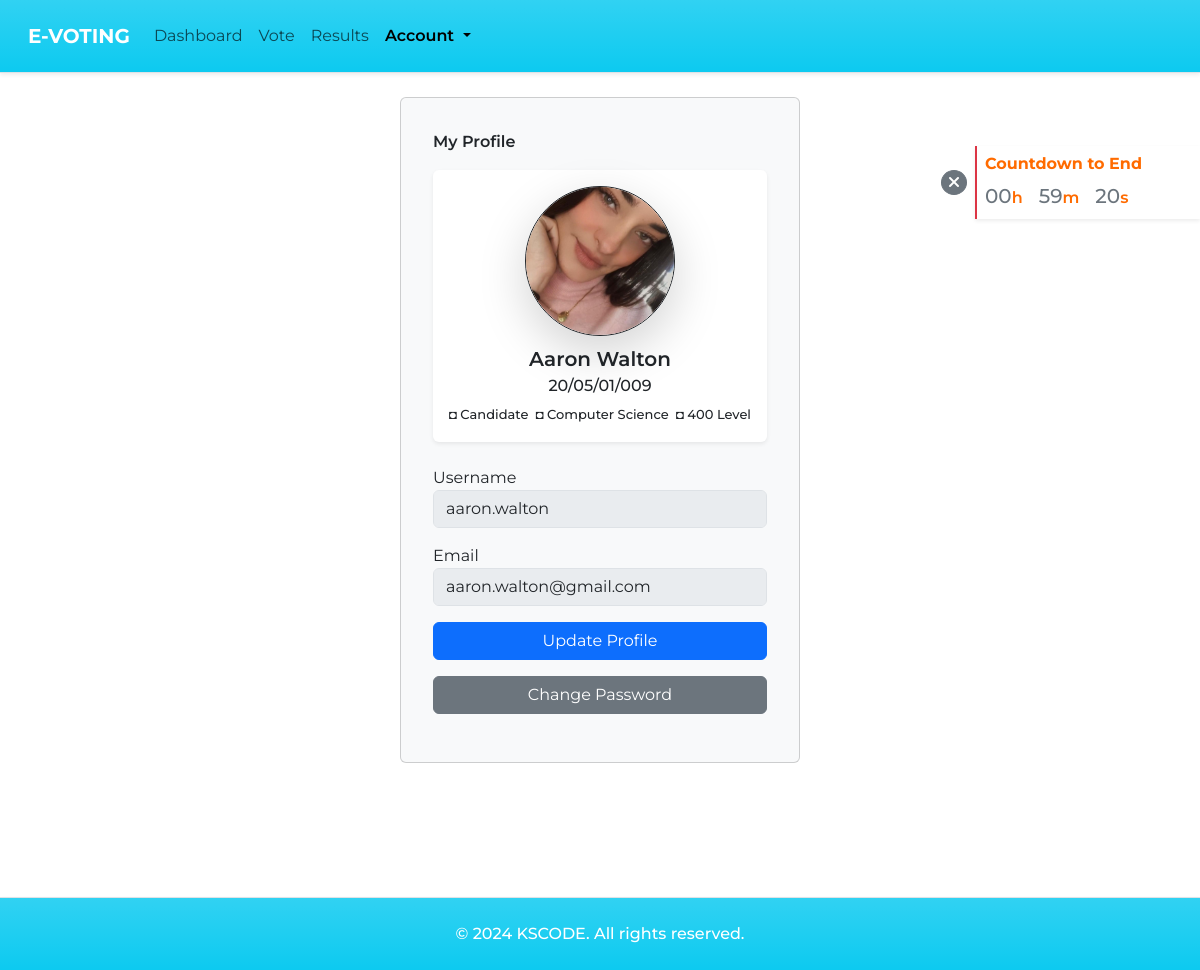
The page /v/aaron.walton/profile/ (signed in) on the database its author committed.
### accounts/models.py (models this page shows, shortened)
class Account(AbstractBaseUser, PermissionsMixin):
    id = models.UUIDField(primary_key=True, default=uuid.uuid4, unique=True, editable=False)
    email = models.EmailField(_('email address'), unique=True)
    username = models.CharField(_('username'), max_length=150, unique=True)
    matric_number = models.CharField(_('matric number'), max_length=20, blank=True, null=True)
    date_joined = models.DateTimeField(_('date joined'), auto_now_add=True)
    is_active = models.BooleanField(_('active'), default=True)
    is_staff = models.BooleanField(_('staff status'), default=False)
    profile_image = models.ImageField(upload_to=get_profile_image_filepath, default=get_profile_image, blank=True, null=True)
    is_student = models.BooleanField(default=False)
    is_candidate = models.BooleanField(default=False)
    objects = MyAccountManager()
    USERNAME_FIELD = 'email'
    REQUIRED_FIELDS = ['username']
    def get_profile_image_filepath(self):
        return str(self.profile_image)[str(self.profile_image).index('profile_images/' + str(self.pk) + "/"):]
    class Meta:
        verbose_name = _('account')
        verbose_name_plural = _('accounts')

### students/models.py (models this page shows, shortened)
class Student(models.Model):
    LEVEL_CHOICES = [
        ('100', '100 Level'),
        ('200', '200 Level'),
        ('300', '300 Level'),
        ('400', '400 Level'),
        ('500', '500 Level'),
    ]
    GENDER_CHOICES = [
        ('M', 'Male'),
        ('F', 'Female'),
    ]
    RELIGION_CHOICES = [
        ("CHRISTIANITY", 'Christianity'),
        ("ISLAM", 'Islam'),
        ("OTHER", 'Other'),
    ]
    id = models.UUIDField(primary_key=True, default=uuid.uuid4, editable=False)
    fullname = models.CharField(max_length=100)
    email = models.EmailField(unique=True)
    religion = models.CharField(max_length=20, choices=RELIGION_CHOICES)
    gender = models.CharField(max_length=10, blank=False, null=False, choices=GENDER_CHOICES)
    student_id = models.CharField(max_length=3, db_index=True, editable=False)
    matric_number = models.CharField(max_length=20, unique=True, editable=False)
    level = models.CharField(max_length=50, choices=LEVEL_CHOICES)
    faculty = models.ForeignKey(Faculty, on_delete=models.CASCADE)
    department = models.ForeignKey(Department, on_delete=models.CASCADE)
    year_of_admission = models.DateField()
    profile = models.ImageField(upload_to='student_profiles/', blank=True, null=True)
    user = models.OneToOneField(settings.AUTH_USER_MODEL, on_delete=models.SET_NULL, null=True, blank=True)

class Department(models.Model):
    department_code = models.CharField(max_length=2)
    department_name = models.CharField(max_length=50, unique=True)
    faculty = models.ForeignKey(Faculty, on_delete=models.CASCADE)
    def __str__(self):
        return f"{self.department_name}"

### voteapp/views.py (the view)
# urls.py: path('<user_username>/profile/', views.profile_view, name='profile'),
def profile_view(request, *args, **kwargs):
    context = {}
    if not request.user.is_authenticated:
        return redirect('login')
    username = kwargs.get('user_username')
    account = get_object_or_404(Account, username=username)
    if account != request.user:
        return HttpResponse('You are not the authenticated user')
    if request.user.is_staff:
        return redirect('admin:index')
    context = election_view(request)
    return render(request, 'voteapp/profile.html', context)

### voteapp/templates/voteapp/profile.html (shortened to what this page needs)
{% extends 'base.html' %}
{% load static %}
{% block countdown %}
    {% include 'snippets/countdown_set.html' %}
{% endblock countdown %}
{% block content %}
<div class="d-flex justify-content-center align-items-center">
    <div class="card mt-4 bg-light shadow-md p-md-3" style="width: 400px;">
        <div class="card-body">
            <p class="mb-3 fw-semibold">My Profile</p>
            <div class="user-profile-bio bg-white shadow-sm py-3 px-3 rounded mb-4">
                <div class="image-container mx-auto mb-2 d-flex align-items-center justify-content-center">
                    <a data-bs-toggle="modal" data-bs-target="#exampleModal" type="button">
                        <img class="d-block border shadow-lg border-dark rounded-circle img-fluid mx-auto profile-image" alt="Profile Image" id="id_profile_image" src="{{ request.user.profile_image.url }}">
                    </a>
                </div>
                <div class="user-info">
                    <p class="text-center mb-1">
                        <span class="fw-semibold fs-5">{{request.user.student.fullname}}</span> <br>
                        <span class="fw-medium">{{request.user.student.matric_number}}</span>
                    </p>
                    <ul class="user-level-department w-100 ps-0 mb-0 fw-medium">
                        <li>◘
                            {% if request.user.is_candidate %}
                            Candidate
                            {% elif request.user.is_student %}
                                Student
                            {% else %}
                                Unknown
                            {% endif %}
                        </li>
                        <li>◘ {{request.user.student.department}}</li>
                        <li>◘ {{request.user.student.level}} Level</li>
                    </ul>
                </div>
            </div>
            <form autocomplete="off" id="profile-form">
                <div class="form-group mb-3">
                    <label for="id_email">Username</label>
                    <input class="form-control" type="text" value="{{request.user.username}}" aria-label="Disabled input example" disabled readonly>
                </div>
                <div class="form-group mb-3">
                    <label for="id_email">Email</label>
                    <input class="form-control" type="text" value="{{request.user.email}}" aria-label="Disabled input example" disabled readonly>
                </div>
                <a type="button" class="btn btn-primary btn-block w-100 mb-3" id="update-button" href="{% url 'edit_profile' user_username=request.user.username %}">Update Profile</a>
                <a type="button" class="btn btn-secondary btn-block w-100 mb-3" id="change-password" href="{% url 'password_change' user_username=request.user.username %}">Change Password</a>
            </form>
        </div>
    </div>
</div>
{% endblock content %}

### static/css/style.css (style rules this page uses)
html, * { font-family: 'Montserrat', sans-serif; box-sizing: border-box; }
:root { --color: #ce504e }

### voteapp/templates/voteapp/profile.html (style rules this page uses)
#id_profile_image { width: 150px; height: 150px; object-fit: cover; }
.image-container { position: relative; }
.user-level-department { display: inline-flex; justify-content: space-between; list-style: none; font-size: 13px; }
.img-fluid { width: 200px; height: auto; object-fit: cover; }

### rows shown on the page
Account: user.profile_image (picture), user.student.fullname "Aaron Walton", user.student.matric_number "20/05/01/009", user.student.department "Computer Science", user.student.level "400", user.username "aaron.walton", user.email "aaron.walton@gmail.com"
